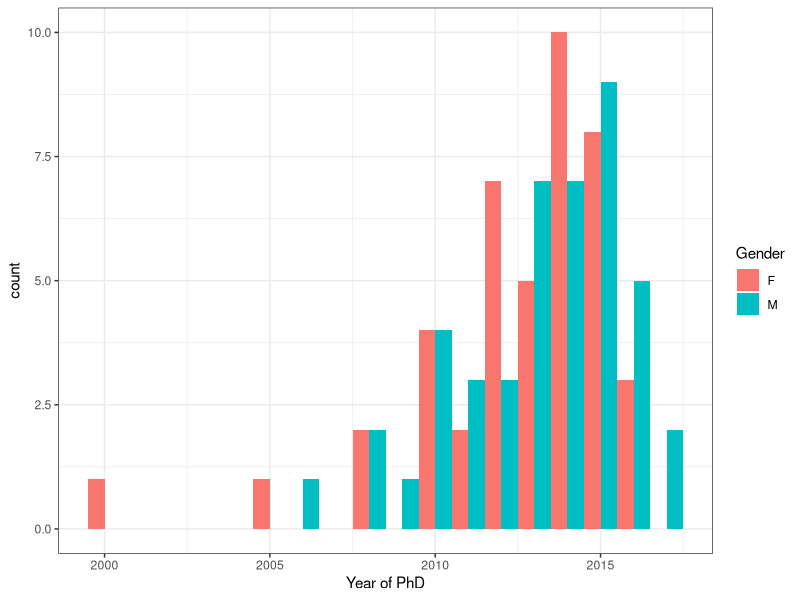
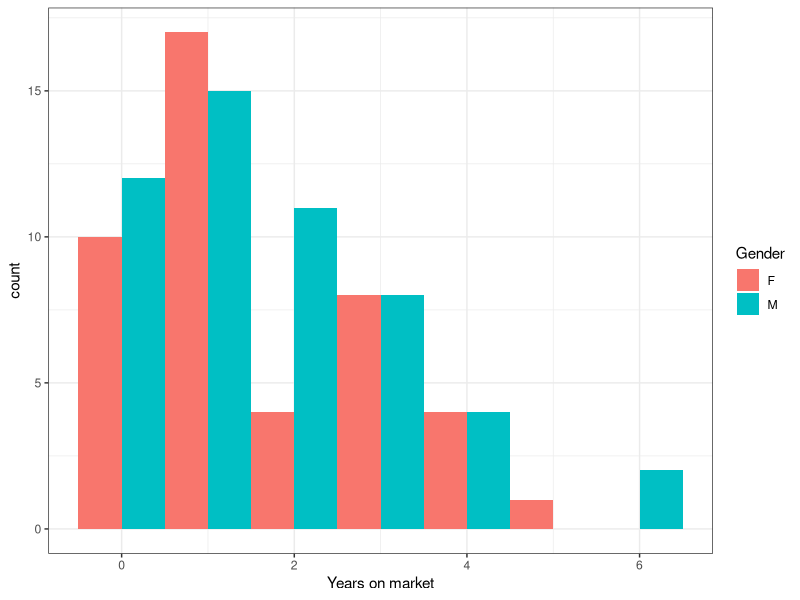
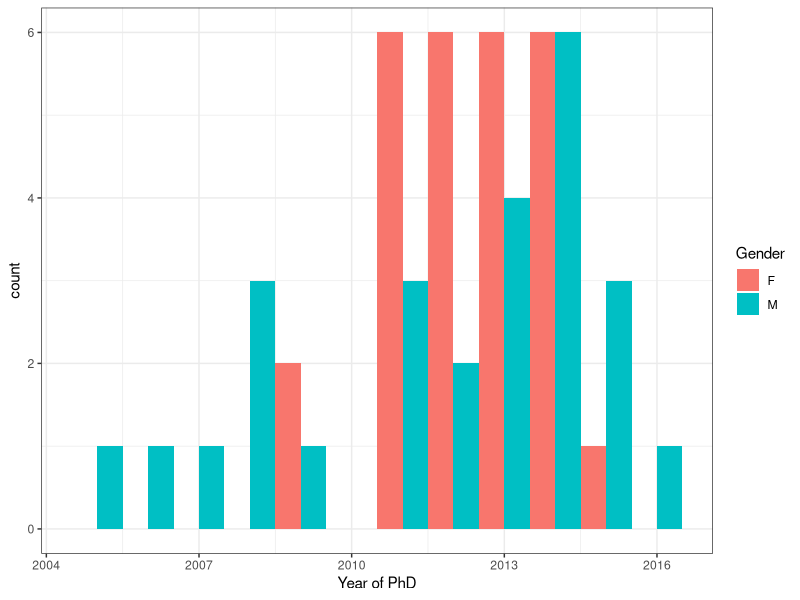

Here is the R script that generated these plots, in order:
## ---- chunk 1
knitr::opts_chunk$set(echo = TRUE)
## ---- chunk 2
library(ggplot2)
library(dplyr)
library(cowplot)
library(stringr)
## ---- chunk 3
df <- read.csv("EcoEvoJobApps20162017AnonQualsedited.csv", na.strings = "?")
head(df)
colnames(df)
str(df)
## ---- chunk 4
YearGender <- 
  df %>%
  filter(!is.na(Postdoc)) %>%
  filter(Number.apps >0) %>%
  group_by(Gender,Postdoc) %>%
  summarise(n=n()) %>%
  mutate(rel.freq = round(100 * n/sum(n), 0))

yeargenderplot <- df %>%
  filter(!is.na(Postdoc)) %>%
  filter(Number.apps >0) %>%
  ggplot(aes(x = Postdoc, fill=Gender)) +
  geom_histogram(binwidth=1.0, boundary=-0.5, position="dodge") +
  xlab("Year of PhD") +
  theme_bw() 

yeargenderplot

save_plot("yeargenderplot.jpg", yeargenderplot)
## ---- chunk 5
yearsonmarketplot <- df %>%
  filter(!is.na(Years.on.market)) %>%
  ggplot(aes(x = Years.on.market, fill=Gender)) +
  geom_histogram(binwidth=1.0, boundary=-0.5, position="dodge") +
  xlab("Years on market") +
  theme_bw() 

yearsonmarketplot
## ---- chunk 6
df2015 <- read.csv("EcoEvoJobApps20152016AnonQualsedited.csv", na.strings = "?")
head(df)
colnames(df)
str(df)
## ---- chunk 7
YearGender2015 <- 
  df2015 %>%
  filter(!is.na(PhD.year)) %>%
  filter(Number.apps >0) %>%
  group_by(Gender,PhD.year) %>%
  summarise(n=n()) %>%
  mutate(rel.freq = round(100 * n/sum(n), 0))

yeargenderplot2015 <- df2015 %>%
  filter(!is.na(PhD.year)) %>%
  filter(!is.na(Gender)) %>%
  filter(Number.apps >0) %>%
  ggplot(aes(x = PhD.year, fill=Gender)) +
  geom_histogram(binwidth=1.0, boundary=-0.5, position="dodge") +
  xlab("Year of PhD") +
  theme_bw() 

yeargenderplot2015

save_plot("yeargenderplot2015.jpg", yeargenderplot2015)
